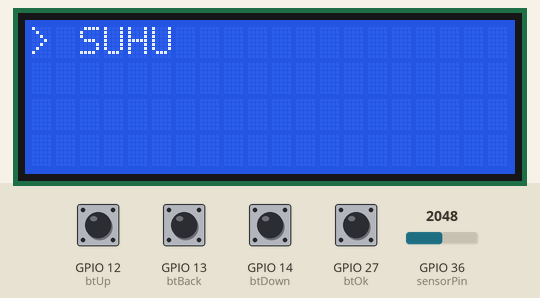
Recording of a sketch running on a simulated ESP32. Shown: 20×4 character LCD. Inputs (shaded band) come from the test bench; at power-on: GPIO 12 (btUp), GPIO 13 (btBack), GPIO 14 (btDown), GPIO 27 (btOk) HIGH, GPIO 36 (sensorPin) = 2048.

Above: at 1.2 s.
1.3 s: GPIO 12 (btUp) pulled LOW for 1 s
At 2.7 s:
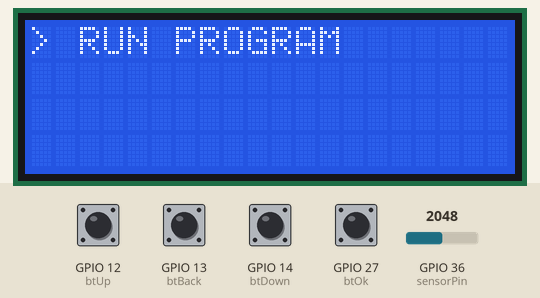
3.8 s: GPIO 27 (btOk) pulled LOW for 0.15 s
At 4.6 s:
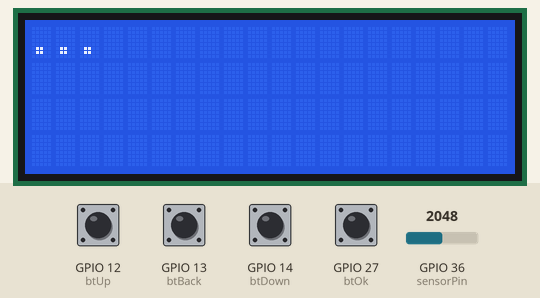
5.5 s: GPIO 13 (btBack) pulled LOW for 0.15 s
At 6.2 s:
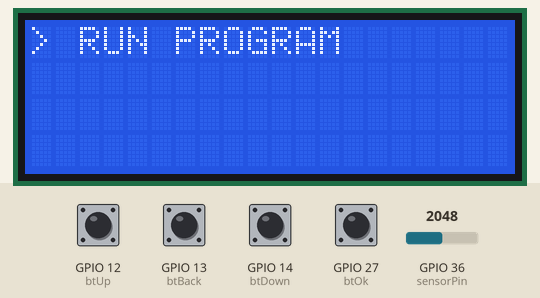
7.2 s: GPIO 12 (btUp) pulled LOW for 0.15 s
At 8.3 s:
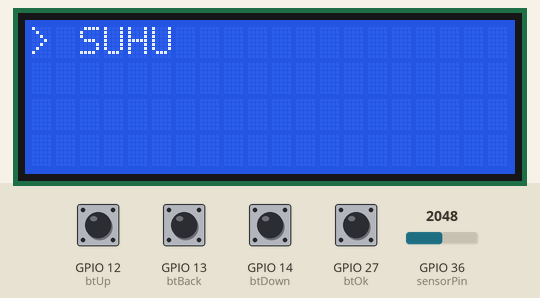
8.8 s: GPIO 27 (btOk) pulled LOW for 1 s
At 10.0 s:
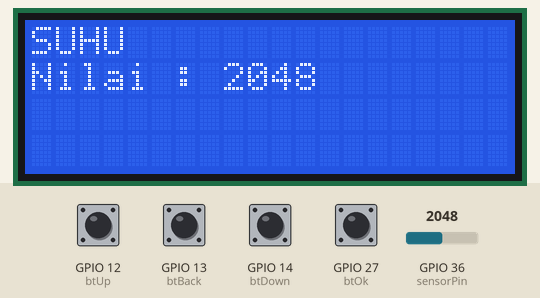
11.3 s: GPIO 12 (btUp) driven LOW and GPIO 13 (btBack) driven LOW
At 11.8 s:
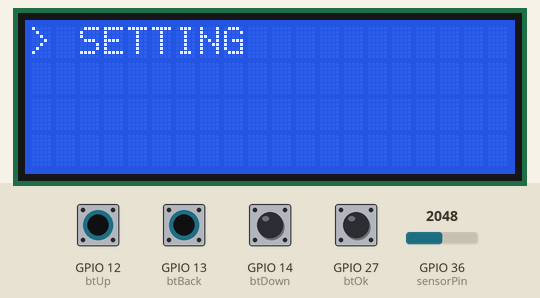
Timing chart, 0 to 14.3 s (numbered marks = the images above; inputs shaded):
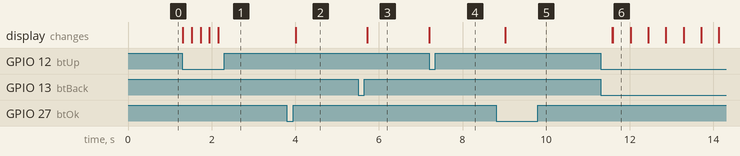

Measured:
- after the input at 1.3 s, the display: first changes at once (image 1 shows a later state)
- after the input at 3.8 s, the display: changes after 0.21 s (image 2)
- after the input at 5.5 s, the display: changes after 0.22 s (image 3)
- after the input at 7.2 s, the display: changes at once (image 4)
- after the input at 8.8 s, the display: changes after 0.22 s (image 5)
- after the input at 11.3 s, the display: first changes after 0.28 s (image 6 shows a later state)
- what the display in image 6 shows lasts 0.4 s, from 11.6 s to 12.0 s

The sketch:

7-lcdButtonControl.ino
```cpp
#include <Wire.h>
#include <LiquidCrystal_I2C.h>

LiquidCrystal_I2C lcd(0x27, 20, 4);  // 20 karakter, 4 baris

const int btBack = 13;
const int btUp = 12;
const int btDown = 14;
const int btOk = 27;

const int sensorPin = 36;

const int totalMenu = 2;  // menu 0,1,2 → total = 3 pilihan

bool setMenuState = false;

int menu = 0;

int nilaiSet = 700;

void setup() {
  lcd.init();
  lcd.backlight();

  pinMode(btBack, INPUT_PULLUP);
  pinMode(btUp, INPUT_PULLUP);
  pinMode(btDown, INPUT_PULLUP);
  pinMode(btOk, INPUT_PULLUP);

  tampilMenu();
}

void loop() {

  setNilai();

  if (!setMenuState) {
    if (digitalRead(btUp) == LOW) {
      menu++;
      if (menu > totalMenu) menu = 0;
      tampilMenu();
      delay(200);
    }

    else if (digitalRead(btDown) == LOW) {
      menu--;
      if (menu < 0) menu = totalMenu;
      tampilMenu();
      delay(200);
    }
  }

  if (digitalRead(btOk) == LOW) {
    delay(200);
    setMenuState = true;

    if (setMenuState == true && menu != 0) {
      if (menu == 1) tampilSet("SETTING", nilaiSet);
      if (menu == 2) {
        lcd.clear();
        lcd.setCursor(0, 0);
        lcd.print("...");
      }
      delay(200);
    }
  }

  else if (digitalRead(btBack) == LOW) {
    delay(200);
    tampilMenu();
    setMenuState = false;
  }

  if (setMenuState && menu == 0) {
    tampilSet("SUHU", analogRead(sensorPin));
    delay(200);
  }
}

void tampilMenu() {
  lcd.clear();
  if (menu == 0) lcd.print("> SUHU");
  else if (menu == 1) lcd.print("> SETTING");
  else if (menu == 2) lcd.print("> RUN PROGRAM");
}

void tampilSet(String label, int nilai) {
  lcd.clear();
  lcd.setCursor(0, 0);
  lcd.print(label);
  lcd.setCursor(0, 1);
  lcd.print("Nilai : ");
  lcd.print(nilai);
}

void setNilai() {
  if (setMenuState && menu == 1) {
    if (digitalRead(btUp) == LOW) {
      delay(200);
      if (setMenuState == true && menu == 1) {
        nilaiSet++;
      }
      tampilSet("SETTING", nilaiSet);
    }

    else if (digitalRead(btDown) == LOW) {
      delay(200);
      if (setMenuState == true && menu == 1) {
        nilaiSet--;
      }
      tampilSet("SETTING", nilaiSet);
    }
  }
}
```
